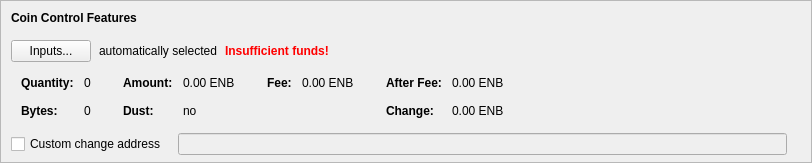
      <widget class="QFrame" name="frameCoinControl">
       <property name="sizePolicy">
        <sizepolicy hsizetype="Expanding" vsizetype="Fixed">
         <horstretch>0</horstretch>
         <verstretch>0</verstretch>
        </sizepolicy>
       </property>
       <property name="maximumSize">
        <size>
         <width>16777215</width>
         <height>16777215</height>
        </size>
       </property>
       <property name="frameShape">
        <enum>QFrame::StyledPanel</enum>
       </property>
       <property name="frameShadow">
        <enum>QFrame::Sunken</enum>
       </property>
       <layout class="QVBoxLayout" name="verticalLayoutCoinControl2">
        <property name="spacing">
         <number>0</number>
        </property>
        <property name="leftMargin">
         <number>0</number>
        </property>
        <property name="topMargin">
         <number>0</number>
        </property>
        <property name="rightMargin">
         <number>0</number>
        </property>
        <property name="bottomMargin">
         <number>6</number>
        </property>
        <item>
         <layout class="QVBoxLayout" name="verticalLayoutCoinControl" stretch="0,0,0,0,0">
          <property name="spacing">
           <number>0</number>
          </property>
          <property name="leftMargin">
           <number>10</number>
          </property>
          <property name="topMargin">
           <number>10</number>
          </property>
          <item>
           <layout class="QHBoxLayout" name="horizontalLayoutCoinControl1">
            <property name="bottomMargin">
             <number>15</number>
            </property>
            <item>
             <widget class="QLabel" name="labelCoinControlFeatures">
              <property name="sizePolicy">
               <sizepolicy hsizetype="Preferred" vsizetype="Maximum">
                <horstretch>0</horstretch>
                <verstretch>0</verstretch>
               </sizepolicy>
              </property>
              <property name="font">
               <font>
                <weight>75</weight>
                <bold>true</bold>
               </font>
              </property>
              <property name="styleSheet">
               <string notr="true">font-weight:bold;</string>
              </property>
              <property name="text">
               <string>Coin Control Features</string>
              </property>
             </widget>
            </item>
           </layout>
          </item>
          <item>
           <layout class="QHBoxLayout" name="horizontalLayoutCoinControl2" stretch="0,0,0,0">
            <property name="spacing">
             <number>8</number>
            </property>
            <property name="bottomMargin">
             <number>10</number>
            </property>
            <item>
             <widget class="QPushButton" name="pushButtonCoinControl">
              <property name="styleSheet">
               <string notr="true"/>
              </property>
              <property name="text">
               <string>Inputs...</string>
              </property>
              <property name="autoDefault">
               <bool>false</bool>
              </property>
             </widget>
            </item>
            <item>
             <widget class="QLabel" name="labelCoinControlAutomaticallySelected">
              <property name="text">
               <string>automatically selected</string>
              </property>
              <property name="margin">
               <number>5</number>
              </property>
             </widget>
            </item>
            <item>
             <widget class="QLabel" name="labelCoinControlInsuffFunds">
              <property name="font">
               <font>
                <weight>75</weight>
                <bold>true</bold>
               </font>
              </property>
              <property name="styleSheet">
               <string notr="true">color:red;font-weight:bold;</string>
              </property>
              <property name="text">
               <string>Insufficient funds!</string>
              </property>
              <property name="margin">
               <number>5</number>
              </property>
             </widget>
            </item>
            <item>
             <spacer name="horizontalSpacerCoinControl">
              <property name="orientation">
               <enum>Qt::Horizontal</enum>
              </property>
              <property name="sizeHint" stdset="0">
               <size>
                <width>40</width>
                <height>1</height>
               </size>
              </property>
             </spacer>
            </item>
           </layout>
          </item>
          <item>
           <widget class="QWidget" name="widgetCoinControl" native="true">
            <property name="sizePolicy">
             <sizepolicy hsizetype="Preferred" vsizetype="Preferred">
              <horstretch>0</horstretch>
              <verstretch>0</verstretch>
             </sizepolicy>
            </property>
            <property name="minimumSize">
             <size>
              <width>0</width>
              <height>0</height>
             </size>
            </property>
            <property name="styleSheet">
             <string notr="true"/>
            </property>
            <layout class="QHBoxLayout" name="horizontalLayoutCoinControl5">
             <property name="leftMargin">
              <number>0</number>
             </property>
             <property name="topMargin">
              <number>0</number>
             </property>
             <property name="rightMargin">
              <number>0</number>
             </property>
             <property name="bottomMargin">
              <number>0</number>
             </property>
             <item>
              <layout class="QHBoxLayout" name="horizontalLayoutCoinControl3" stretch="0,0,0,1">
               <property name="spacing">
                <number>20</number>
               </property>
               <property name="topMargin">
                <number>0</number>
               </property>
               <property name="bottomMargin">
                <number>10</number>
               </property>
               <item>
                <layout class="QFormLayout" name="formLayoutCoinControl1">
                 <property name="horizontalSpacing">
                  <number>10</number>
                 </property>
                 <property name="verticalSpacing">
                  <number>14</number>
                 </property>
                 <property name="leftMargin">
                  <number>10</number>
                 </property>
                 <property name="topMargin">
                  <number>4</number>
                 </property>
                 <property name="rightMargin">
                  <number>6</number>
                 </property>
                 <item row="0" column="0">
                  <widget class="QLabel" name="labelCoinControlQuantityText">
                   <property name="font">
                    <font>
                     <weight>75</weight>
                     <bold>true</bold>
                    </font>
                   </property>
                   <property name="text">
                    <string>Quantity:</string>
                   </property>
                   <property name="margin">
                    <number>0</number>
                   </property>
                  </widget>
                 </item>
                 <item row="0" column="1">
                  <widget class="QLabel" name="labelCoinControlQuantity">
                   <property name="cursor">
                    <cursorShape>IBeamCursor</cursorShape>
                   </property>
                   <property name="contextMenuPolicy">
                    <enum>Qt::ActionsContextMenu</enum>
                   </property>
                   <property name="text">
                    <string notr="true">0</string>
                   </property>
                   <property name="margin">
                    <number>0</number>
                   </property>
                   <property name="textInteractionFlags">
                    <set>Qt::LinksAccessibleByMouse|Qt::TextSelectableByKeyboard|Qt::TextSelectableByMouse</set>
                   </property>
                  </widget>
                 </item>
                 <item row="1" column="0">
                  <widget class="QLabel" name="labelCoinControlBytesText">
                   <property name="font">
                    <font>
                     <weight>75</weight>
                     <bold>true</bold>
                    </font>
                   </property>
                   <property name="text">
                    <string>Bytes:</string>
                   </property>
                  </widget>
                 </item>
                 <item row="1" column="1">
                  <widget class="QLabel" name="labelCoinControlBytes">
                   <property name="cursor">
                    <cursorShape>IBeamCursor</cursorShape>
                   </property>
                   <property name="contextMenuPolicy">
                    <enum>Qt::ActionsContextMenu</enum>
                   </property>
                   <property name="text">
                    <string notr="true">0</string>
                   </property>
                   <property name="textInteractionFlags">
                    <set>Qt::LinksAccessibleByMouse|Qt::TextSelectableByKeyboard|Qt::TextSelectableByMouse</set>
                   </property>
                  </widget>
                 </item>
                </layout>
               </item>
               <item>
                <layout class="QFormLayout" name="formLayoutCoinControl2">
                 <property name="horizontalSpacing">
                  <number>10</number>
                 </property>
                 <property name="verticalSpacing">
                  <number>14</number>
                 </property>
                 <property name="leftMargin">
                  <number>6</number>
                 </property>
                 <property name="topMargin">
                  <number>4</number>
                 </property>
                 <property name="rightMargin">
                  <number>6</number>
                 </property>
                 <item row="0" column="0">
                  <widget class="QLabel" name="labelCoinControlAmountText">
                   <property name="font">
                    <font>
                     <weight>75</weight>
                     <bold>true</bold>
                    </font>
                   </property>
                   <property name="text">
                    <string>Amount:</string>
                   </property>
                   <property name="margin">
                    <number>0</number>
                   </property>
                  </widget>
                 </item>
                 <item row="0" column="1">
                  <widget class="QLabel" name="labelCoinControlAmount">
                   <property name="cursor">
                    <cursorShape>IBeamCursor</cursorShape>
                   </property>
                   <property name="contextMenuPolicy">
                    <enum>Qt::ActionsContextMenu</enum>
                   </property>
                   <property name="text">
                    <string notr="true">0.00 ENB</string>
                   </property>
                   <property name="textInteractionFlags">
                    <set>Qt::LinksAccessibleByMouse|Qt::TextSelectableByKeyboard|Qt::TextSelectableByMouse</set>
                   </property>
                  </widget>
                 </item>
                 <item row="1" column="0">
                  <widget class="QLabel" name="labelCoinControlLowOutputText">
                   <property name="font">
                    <font>
                     <weight>75</weight>
                     <bold>true</bold>
                    </font>
                   </property>
                   <property name="text">
                    <string>Dust:</string>
                   </property>
                  </widget>
                 </item>
                 <item row="1" column="1">
                  <widget class="QLabel" name="labelCoinControlLowOutput">
                   <property name="cursor">
                    <cursorShape>IBeamCursor</cursorShape>
                   </property>
                   <property name="contextMenuPolicy">
                    <enum>Qt::ActionsContextMenu</enum>
                   </property>
                   <property name="text">
                    <string notr="true">no</string>
                   </property>
                   <property name="textInteractionFlags">
                    <set>Qt::LinksAccessibleByMouse|Qt::TextSelectableByKeyboard|Qt::TextSelectableByMouse</set>
                   </property>
                  </widget>
                 </item>
                </layout>
               </item>
               <item>
                <layout class="QFormLayout" name="formLayoutCoinControl3">
                 <property name="horizontalSpacing">
                  <number>10</number>
                 </property>
                 <property name="verticalSpacing">
                  <number>14</number>
                 </property>
                 <property name="leftMargin">
                  <number>6</number>
                 </property>
                 <property name="topMargin">
                  <number>4</number>
                 </property>
                 <property name="rightMargin">
                  <number>6</number>
                 </property>
                 <item row="0" column="0">
                  <widget class="QLabel" name="labelCoinControlFeeText">
                   <property name="font">
                    <font>
                     <weight>75</weight>
                     <bold>true</bold>
                    </font>
                   </property>
                   <property name="text">
                    <string>Fee:</string>
                   </property>
                   <property name="margin">
                    <number>0</number>
                   </property>
                  </widget>
                 </item>
                 <item row="0" column="1">
                  <widget class="QLabel" name="labelCoinControlFee">
                   <property name="cursor">
                    <cursorShape>IBeamCursor</cursorShape>
                   </property>
                   <property name="contextMenuPolicy">
                    <enum>Qt::ActionsContextMenu</enum>
                   </property>
                   <property name="text">
                    <string notr="true">0.00 ENB</string>
                   </property>
                   <property name="textInteractionFlags">
                    <set>Qt::LinksAccessibleByMouse|Qt::TextSelectableByKeyboard|Qt::TextSelectableByMouse</set>
                   </property>
                  </widget>
                 </item>
                </layout>
               </item>
               <item>
                <layout class="QFormLayout" name="formLayoutCoinControl4">
                 <property name="horizontalSpacing">
                  <number>10</number>
                 </property>
                 <property name="verticalSpacing">
                  <number>14</number>
                 </property>
                 <property name="leftMargin">
                  <number>6</number>
                 </property>
                 <property name="topMargin">
                  <number>4</number>
                 </property>
                 <property name="rightMargin">
                  <number>6</number>
                 </property>
                 <item row="0" column="0">
                  <widget class="QLabel" name="labelCoinControlAfterFeeText">
                   <property name="font">
                    <font>
                     <weight>75</weight>
                     <bold>true</bold>
                    </font>
                   </property>
                   <property name="text">
                    <string>After Fee:</string>
                   </property>
                   <property name="margin">
                    <number>0</number>
                   </property>
                  </widget>
                 </item>
                 <item row="0" column="1">
                  <widget class="QLabel" name="labelCoinControlAfterFee">
                   <property name="cursor">
                    <cursorShape>IBeamCursor</cursorShape>
                   </property>
                   <property name="contextMenuPolicy">
                    <enum>Qt::ActionsContextMenu</enum>
                   </property>
                   <property name="text">
                    <string notr="true">0.00 ENB</string>
                   </property>
                   <property name="textInteractionFlags">
                    <set>Qt::LinksAccessibleByMouse|Qt::TextSelectableByKeyboard|Qt::TextSelectableByMouse</set>
                   </property>
                  </widget>
                 </item>
                 <item row="1" column="0">
                  <widget class="QLabel" name="labelCoinControlChangeText">
                   <property name="font">
                    <font>
                     <weight>75</weight>
                     <bold>true</bold>
                    </font>
                   </property>
                   <property name="text">
                    <string>Change:</string>
                   </property>
                  </widget>
                 </item>
                 <item row="1" column="1">
                  <widget class="QLabel" name="labelCoinControlChange">
                   <property name="cursor">
                    <cursorShape>IBeamCursor</cursorShape>
                   </property>
                   <property name="contextMenuPolicy">
                    <enum>Qt::ActionsContextMenu</enum>
                   </property>
                   <property name="text">
                    <string notr="true">0.00 ENB</string>
                   </property>
                   <property name="textInteractionFlags">
                    <set>Qt::LinksAccessibleByMouse|Qt::TextSelectableByKeyboard|Qt::TextSelectableByMouse</set>
                   </property>
                  </widget>
                 </item>
                </layout>
               </item>
              </layout>
             </item>
            </layout>
           </widget>
          </item>
          <item>
           <layout class="QHBoxLayout" name="horizontalLayoutCoinControl4" stretch="0,0,0">
            <property name="spacing">
             <number>12</number>
            </property>
            <property name="sizeConstraint">
             <enum>QLayout::SetDefaultConstraint</enum>
            </property>
            <property name="topMargin">
             <number>5</number>
            </property>
            <property name="rightMargin">
             <number>5</number>
            </property>
            <item>
             <widget class="QCheckBox" name="checkBoxCoinControlChange">
              <property name="toolTip">
               <string>If this is activated, but the change address is empty or invalid, change will be sent to a newly generated address.</string>
              </property>
              <property name="text">
               <string>Custom change address</string>
              </property>
             </widget>
            </item>
            <item>
             <widget class="QValidatedLineEdit" name="lineEditCoinControlChange">
              <property name="enabled">
               <bool>false</bool>
              </property>
              <property name="sizePolicy">
               <sizepolicy hsizetype="Expanding" vsizetype="Fixed">
                <horstretch>0</horstretch>
                <verstretch>0</verstretch>
               </sizepolicy>
              </property>
             </widget>
            </item>
            <item>
             <widget class="QLabel" name="labelCoinControlChangeLabel">
              <property name="sizePolicy">
               <sizepolicy hsizetype="Preferred" vsizetype="Expanding">
                <horstretch>0</horstretch>
                <verstretch>0</verstretch>
               </sizepolicy>
              </property>
              <property name="minimumSize">
               <size>
                <width>0</width>
                <height>0</height>
               </size>
              </property>
              <property name="text">
               <string/>
              </property>
              <property name="margin">
               <number>3</number>
              </property>
             </widget>
            </item>
           </layout>
          </item>
          <item>
           <spacer name="verticalSpacerCoinControl">
            <property name="orientation">
             <enum>Qt::Vertical</enum>
            </property>
            <property name="sizeHint" stdset="0">
             <size>
              <width>800</width>
              <height>1</height>
             </size>
            </property>
           </spacer>
          </item>
         </layout>
        </item>
       </layout>
      </widget>
